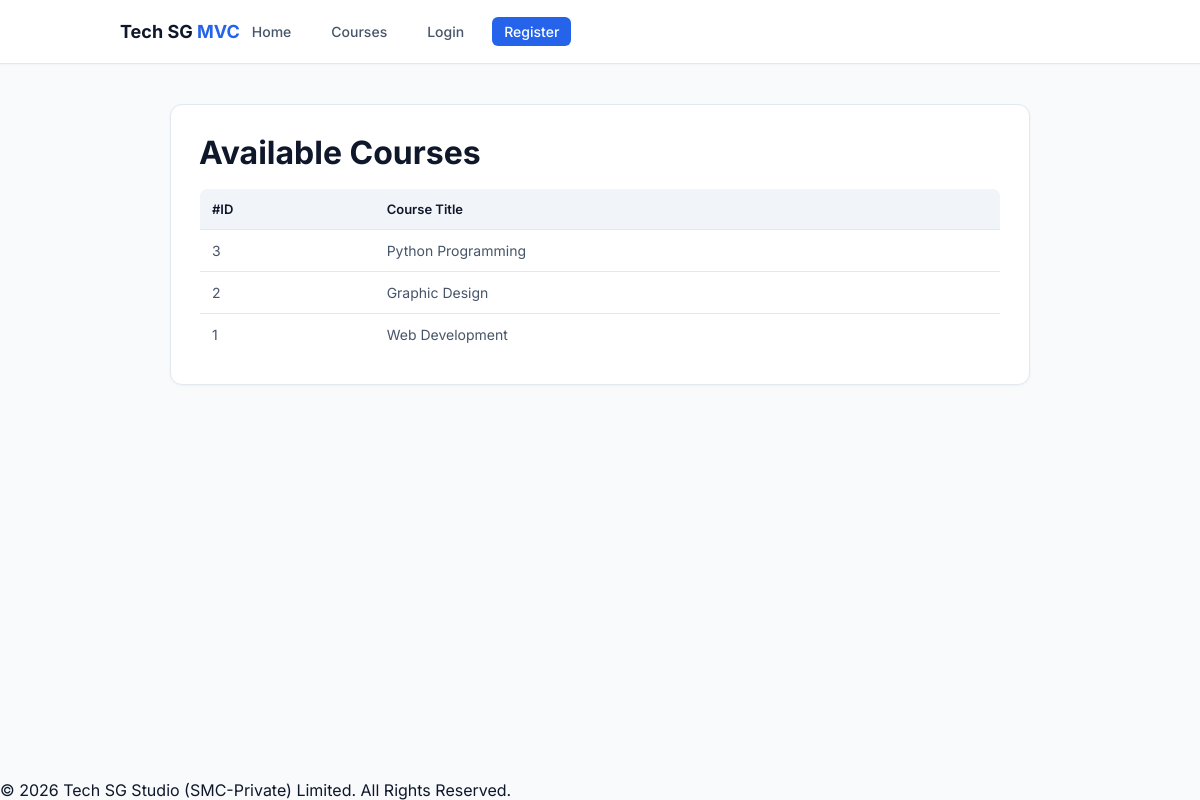
Screenshot of /public/courses with the database file from the repository.
### tables this page shows
CREATE TABLE `courses` (
  `id` int(10) UNSIGNED NOT NULL,
  `title` varchar(150) NOT NULL
);

### app/Core/Controller.php (called while the page is built, shortened)
<?php
class Controller
{
    protected function view(string $view, array $data = []): void
    {
        extract($data);
        require ROOT . '/app/Views/layout/header.php';
        require ROOT . '/app/Views/' . $view . '.php';
        require ROOT . '/app/Views/layout/footer.php';
    }
}
function e($v): string {
    return htmlspecialchars((string) $v, ENT_QUOTES, 'UTF-8');
}

### app/Controllers/CoursesController.php (called while the page is built)
<?php
class CoursesController extends Controller
{
    public function index(): void
    {
        $courseModel = new Course();
        $courses = $courseModel->all();
        $this->view('courses', [
            'title' => 'Available Courses',
            'courses' => $courses
        ]);
    }
}

### app/Core/Router.php (called while the page is built, shortened)
<?php
class Router
{
    public function dispatch(): void
    {
        $url = trim($_GET['url'] ?? '', '/');
        $parts = $url === '' ? [] : explode('/', $url);
        $method = $parts[1] ?? 'index';
        $params = array_slice($parts, 2);
        $controller = new $class();
        call_user_func_array([$controller, $method], $params);
    }
}

### public/index.php (called while the page is built, shortened)
<?php
spl_autoload_register(function (string $class) {
    foreach (['app/Core/', 'app/Controllers/', 'app/Models/'] as $dir) {
        $file = ROOT . '/' . $dir . $class . '.php';
        if (is_file($file)) {
            return;
        }
    }
});
(new Router())->dispatch();

### app/Core/Database.php (called while the page is built)
<?php
class Database
{
    private static ?PDO $pdo = null;
    public static function connect(): PDO
    {
        if (self::$pdo === null) {
            try {
                self::$pdo = new PDO(
                    "mysql:host=" . DB_HOST . ";dbname=" . DB_NAME . ";charset=utf8mb4",
                    DB_USER,
                    DB_PASS,
                    [
                        PDO::ATTR_ERRMODE => PDO::ERRMODE_EXCEPTION,
                        PDO::ATTR_DEFAULT_FETCH_MODE => PDO::FETCH_ASSOC,
                        PDO::ATTR_EMULATE_PREPARES => false,
                    ]
                );
            } catch (PDOException $e) {
                error_log($e->getMessage());
                http_response_code(500);
                die(APP_DEBUG ? $e->getMessage() : "Database connection error.");
            }
        }
        return self::$pdo;
    }
}

### app/Core/Model.php (called while the page is built, shortened)
<?php
abstract class Model
{
    public function __construct()
    {
        $this->db = Database::connect();
    }
}

### app/Models/Course.php (called while the page is built)
<?php
class Course extends Model
{
    public function all(): array
    {
        $stmt = $this->db->query("SELECT * FROM courses ORDER BY id DESC");
        return $stmt->fetchAll();
    }
}

### app/Views/courses.php (the view)
<h1><?= e($title) ?></h1>
<table>
    <thead>
        <tr>
            <th>#ID</th>
            <th>Course Title</th>
        </tr>
    </thead>
    <tbody>
        <?php if (empty($courses)): ?>
            <tr><td colspan="2">No courses found.</td></tr>
        <?php else: ?>
            <?php foreach ($courses as $c): ?>
                <tr>
                    <td><?= (int)$c['id'] ?></td>
                    <td><?= e($c['title']) ?></td>
                </tr>
            <?php endforeach; ?>
        <?php endif; ?>
    </tbody>
</table>

### app/Views/layout/header.php (style rules this page uses)
:root { --bg-body: #f8fafc; --surface: #ffffff; --primary: #2563eb; --text-main: #0f172a; --text-sub: #475569; --border: #e2e8f0; }
* { margin:0; padding:0; box-sizing:border-box; font-family:'Inter', sans-serif; }
body { background-color: var(--bg-body); color: var(--text-main); min-height:100vh; display:flex; flex-direction:column; }
table { width:100%; border-collapse:collapse; margin-top:16px; border:1px solid var(--border); border-radius:8px; overflow:hidden; }
th { background:#f1f5f9; padding:12px; text-align:left; font-size:13px; font-weight:600; border-bottom:1px solid var(--border); }
td { padding:12px; border-bottom:1px solid var(--border); font-size:14px; color:var(--text-sub); }

### rows the page displays
courses: id "3", title "Python Programming"
courses: id "2", title "Graphic Design"
courses: id "1", title "Web Development"

### other values shown
$title "Available Courses"
